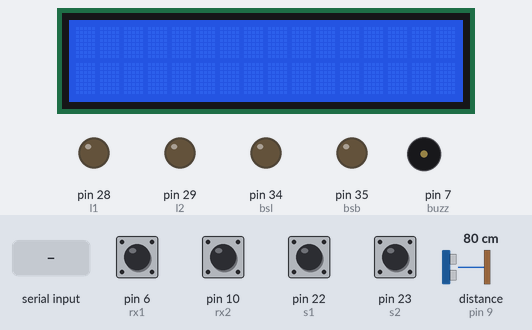
A sketch run on a simulated Arduino Mega 2560, built with avr-gcc and run on an emulated ATmega2560. Parts: 16×2 character LCD, output pins drawn as LEDs (lit = HIGH), buzzer (waves = sounding, pin HIGH). The inputs (shaded band) are chosen by the test bench; at power-on: pin 6 (rx1), pin 10 (rx2), pin 22 (s1), pin 23 (s2) HIGH, distance to the obstacle (sensor on pin 9) 80 cm. The echo pulse lasts 58.3 µs per cm; pins used as bus, display or sensor lines are not drawn; what the sketch prints to the serial monitor is not drawn.

Above: at 1.2 s.
1.3 s: "s" received over Serial
At 3.1 s:
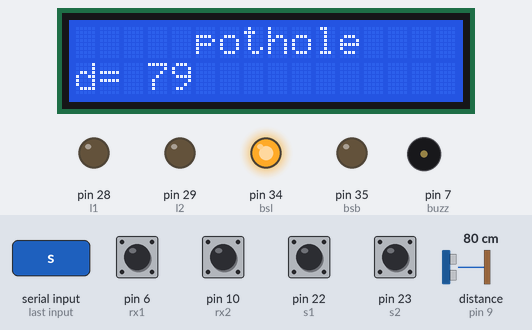
3.5 s: distance to the obstacle (sensor on pin 9) set to 2 cm
At 5.3 s:
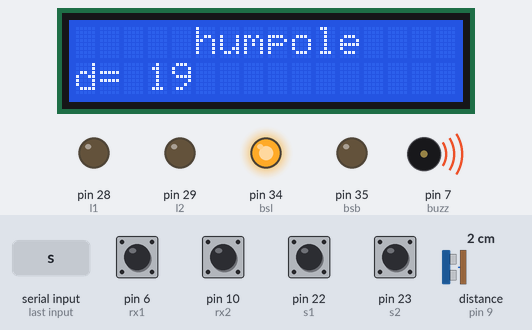
6.5 s: pin 22 (s1) pulled LOW for 1 s
At 7.3 s:
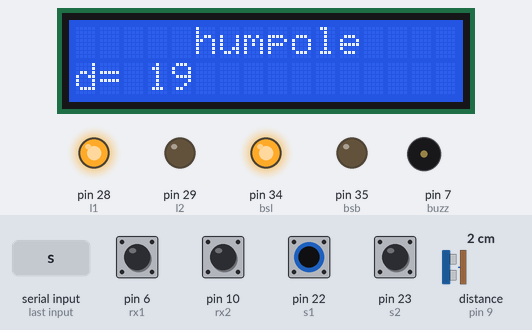
9.0 s: pin 23 (s2) pulled LOW for 1 s
At 9.8 s:
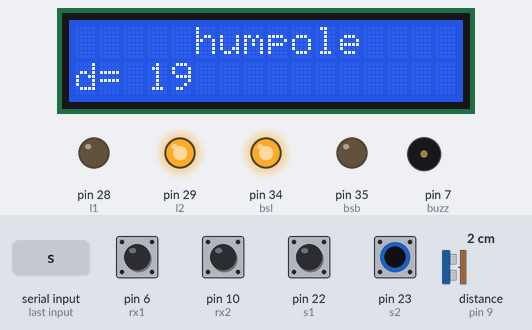
Timing chart, 0 to 17.5 s (numbered marks = the images above; inputs shaded):
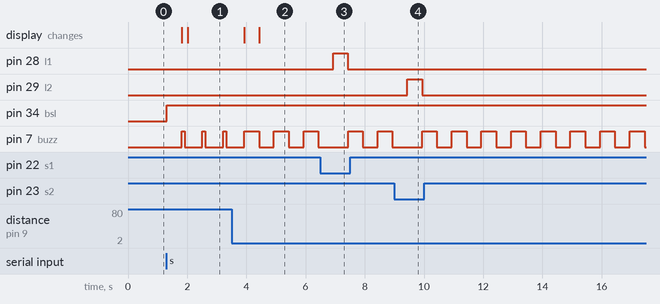

The sketch:

bike_safety2.0.ino
```cpp
#include <LiquidCrystal.h>
char ble; //to read bluetooth
int bsl = 34; //bike start led
int bsb = 35; //bike start buzzer

int trigPin = 8;
int echoPin = 9;
long duration;
int d;
int nm = 10; //find exact distance with angle
int buzz = 7;

int s1 = 22;
int s2 = 23;
int y;
int z;
//led just to chk switches
int l1 = 28;
int l2 = 29;

const int rs = 12, en = 11, d4 = 5, d5 = 4, d6 = 3, d7 = 2;
LiquidCrystal lcd(rs, en, d4, d5, d6, d7);

int r1, r2;
int rx1 = 6;
int rx2 = 10;
void start();
int key=0;

void setup()
{
  pinMode(trigPin, OUTPUT);
  pinMode(echoPin, INPUT);
  pinMode(buzz, OUTPUT);
  digitalWrite(buzz, LOW);

  pinMode(s1, INPUT);
  digitalWrite(s1, HIGH);
  pinMode(s2, INPUT);
  digitalWrite(s2, HIGH);
  pinMode(l1, OUTPUT);
  digitalWrite(l1, LOW);
  pinMode(l2, OUTPUT);
  digitalWrite(l2, LOW);
  pinMode(bsl, OUTPUT);
  digitalWrite(bsl, LOW);
  pinMode(bsb, OUTPUT);
  digitalWrite(bsb, LOW);

  pinMode(rx1, INPUT);
  digitalWrite(rx1, HIGH);
  pinMode(rx2, INPUT);
  digitalWrite(rx2, HIGH);

  Serial.begin(9600);
  lcd.begin(16, 2);
}

void loop()
{
  //chk for helmet. if true=start bike & run below processes
  //if false= do not start bike
  //if bluetooth signal sent=0(true)-start bike
  //if bluetooth signal sent=1(false)-dont start bike
  //bluetooth read=ble
  while(key==0)
  {
  start();
  }
  while (1)
 {

    //ALCHOL
    r1 = digitalRead(rx1);
    r2 = digitalRead(rx2);
    if (r1 == 0 && r2 == 1) //minor
    {
      //message family
      Serial.println("msg family");
    }
    else if (r1 == 1 && r2 == 0) //major
    {
      //message police and family
      Serial.println("msg police & family");
    }
    else if (r1 == 0 && r2 == 0)
    {
      //do nothing.
      Serial.println("do nothing");
    }

    //ULTRASONIC DISTANCE SENSOR
    digitalWrite(trigPin, LOW);
    delayMicroseconds(2);
    digitalWrite(trigPin, HIGH);
    delayMicroseconds(10);
    digitalWrite(trigPin, LOW);
    duration = pulseIn(echoPin, HIGH);
    d = duration * 0.034 / 2;
    lcd.setCursor(0, 1);
    lcd.print("d= ");
    lcd.print(d);

    lcd.setCursor(5, 0);
    if (d > nm) //pothole
    {
      digitalWrite(buzz, HIGH);
      delay(100);
      digitalWrite(buzz, LOW);
      delay(100);
      lcd.print("pothole");
      delay(500);
    }
    else if (d < nm) //hump
    {
      digitalWrite(buzz, HIGH);
      delay(500);
      digitalWrite(buzz, LOW);
      lcd.print("hump");
      delay(500);
    }
    else if (d == nm)
    {
      digitalWrite(buzz, LOW);
    }

    //SWITCHES - accident
    y = digitalRead(s1);
    z = digitalRead(s2);

    if (y == 0) //minor
    {
      //just to chk-led
      digitalWrite(l1, HIGH);
      delay(500);
      digitalWrite(l1, LOW);
      digitalWrite(l2, LOW);
      Serial.println("led1");
      //msg family with location
    }
    else if (z == 0) //major
    {
      //just to chk-led
      digitalWrite(l2, HIGH);
      delay(500);
      digitalWrite(l2, LOW);
      digitalWrite(l1, LOW);
      Serial.println("led2");
      //msg family police & ambulance with location
    }
    else
    {
      digitalWrite(l1, LOW);
      digitalWrite(l2, LOW);
    }
  }}//close func

  void start()
  {
    if (Serial.available())
    {
      ble = Serial.read();
      Serial.println(ble);

      if (ble == 's')
      {
        //Serial.print("started the bike");
        key=1;
        digitalWrite(bsl, HIGH);
        delay(500);


        //chk for helmet. if true=start bike & run below processes
        //if false= do not start bike
        lcd.setCursor(0, 0);
        lcd.clear();
      }
      else if (ble == 1)
      {
        key=1;
        lcd.print("wear your helmet");
      }
    }
  }
```

Measured:
- after the input at 1.3 s, pin 34 (bsl): LOW → HIGH at once; pin 7 (buzz): alternates HIGH for 0.10 s and LOW for 0.61 s, starting after 0.51 s; the display: first changes after 0.51 s (image 1 shows a later state)
- after the input at 3.5 s, pin 7 (buzz): alternates HIGH for 0.50 s and LOW for 0.50 s, starting after 0.93 s; the display: first changes after 0.43 s (image 2 shows a later state)
- after the input at 6.5 s, pin 28 (l1): LOW → HIGH after 0.43 s, → LOW 0.50 s later
- after the input at 9.0 s, pin 29 (l2): LOW → HIGH after 0.44 s, → LOW 0.50 s later
